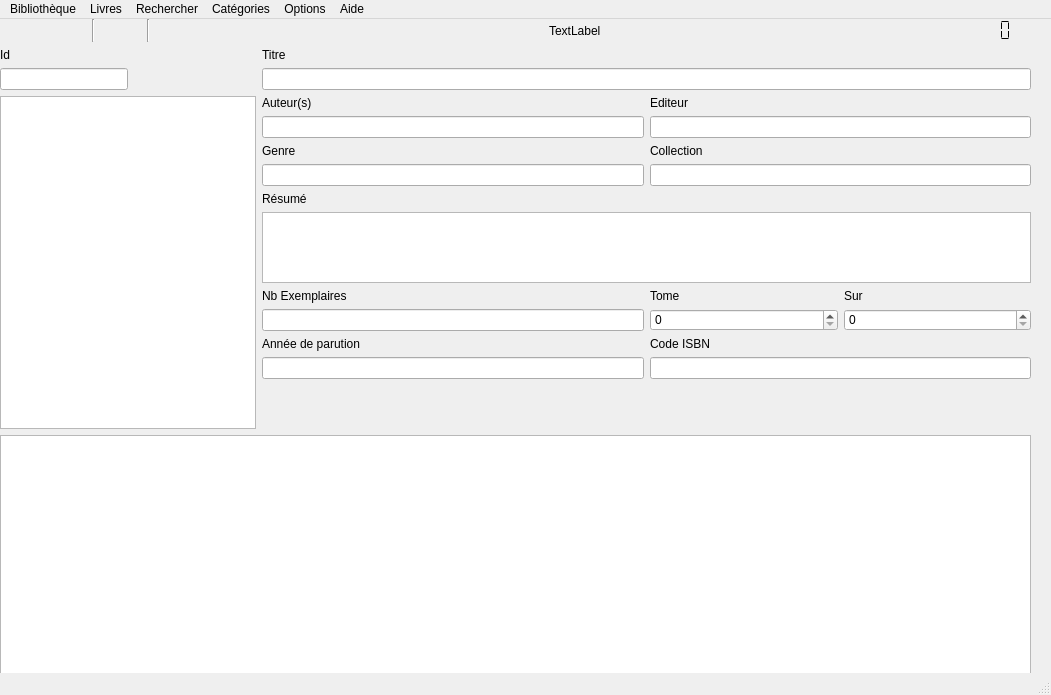
<?xml version="1.0" encoding="UTF-8"?>
<ui version="4.0">
 <class>Bibliotheque</class>
 <widget class="QMainWindow" name="Bibliotheque">
  <property name="geometry">
   <rect>
    <x>0</x>
    <y>0</y>
    <width>1051</width>
    <height>695</height>
   </rect>
  </property>
  <property name="sizePolicy">
   <sizepolicy hsizetype="Preferred" vsizetype="Preferred">
    <horstretch>0</horstretch>
    <verstretch>0</verstretch>
   </sizepolicy>
  </property>
  <property name="windowTitle">
   <string>Ma Bibliotheque</string>
  </property>
  <property name="windowIcon">
   <iconset resource="ressources.qrc">
    <normaloff>:/ressources/img/icons/new_5127234.png</normaloff>:/ressources/img/icons/new_5127234.png</iconset>
  </property>
  <widget class="QWidget" name="centralwidget">
   <property name="sizePolicy">
    <sizepolicy hsizetype="Preferred" vsizetype="Preferred">
     <horstretch>0</horstretch>
     <verstretch>0</verstretch>
    </sizepolicy>
   </property>
   <property name="autoFillBackground">
    <bool>false</bool>
   </property>
   <property name="styleSheet">
    <string notr="true">gridline-color: rgb(205, 171, 143);</string>
   </property>
   <widget class="QWidget" name="verticalLayoutWidget">
    <property name="geometry">
     <rect>
      <x>0</x>
      <y>0</y>
      <width>1031</width>
      <height>1178</height>
     </rect>
    </property>
    <layout class="QVBoxLayout" name="mainLayout" stretch="0,1,2">
     <property name="sizeConstraint">
      <enum>QLayout::SetDefaultConstraint</enum>
     </property>
     <item>
      <layout class="QHBoxLayout" name="menuLayout">
       <property name="sizeConstraint">
        <enum>QLayout::SetDefaultConstraint</enum>
       </property>
       <property name="topMargin">
        <number>0</number>
       </property>
       <item>
        <widget class="QPushButton" name="buttonAddBook">
         <property name="toolTip">
          <string>Ajouter un livre</string>
         </property>
         <property name="layoutDirection">
          <enum>Qt::LeftToRight</enum>
         </property>
         <property name="text">
          <string/>
         </property>
         <property name="icon">
          <iconset resource="ressources.qrc">
           <normaloff>:/ressources/img/icons/add_5127035.png</normaloff>:/ressources/img/icons/add_5127035.png</iconset>
         </property>
         <property name="iconSize">
          <size>
           <width>32</width>
           <height>32</height>
          </size>
         </property>
         <property name="shortcut">
          <string/>
         </property>
         <property name="checkable">
          <bool>false</bool>
         </property>
         <property name="checked">
          <bool>false</bool>
         </property>
         <property name="autoDefault">
          <bool>false</bool>
         </property>
         <property name="default">
          <bool>false</bool>
         </property>
         <property name="flat">
          <bool>true</bool>
         </property>
        </widget>
       </item>
       <item>
        <widget class="QPushButton" name="buttonImportBook">
         <property name="toolTip">
          <string>Importer un livre depuis internet</string>
         </property>
         <property name="text">
          <string/>
         </property>
         <property name="icon">
          <iconset resource="ressources.qrc">
           <normaloff>:/ressources/img/icons/book-club_5127197.png</normaloff>:/ressources/img/icons/book-club_5127197.png</iconset>
         </property>
         <property name="iconSize">
          <size>
           <width>32</width>
           <height>32</height>
          </size>
         </property>
         <property name="flat">
          <bool>true</bool>
         </property>
        </widget>
       </item>
       <item>
        <widget class="Line" name="line">
         <property name="frameShadow">
          <enum>QFrame::Sunken</enum>
         </property>
         <property name="orientation">
          <enum>Qt::Vertical</enum>
         </property>
        </widget>
       </item>
       <item>
        <widget class="QPushButton" name="buttonDeleteBook">
         <property name="toolTip">
          <string>Supprimer le livre</string>
         </property>
         <property name="text">
          <string/>
         </property>
         <property name="icon">
          <iconset resource="ressources.qrc">
           <normaloff>:/ressources/img/icons/delete_5127111.png</normaloff>:/ressources/img/icons/delete_5127111.png</iconset>
         </property>
         <property name="iconSize">
          <size>
           <width>32</width>
           <height>32</height>
          </size>
         </property>
         <property name="flat">
          <bool>true</bool>
         </property>
        </widget>
       </item>
       <item>
        <widget class="Line" name="line_2">
         <property name="orientation">
          <enum>Qt::Vertical</enum>
         </property>
        </widget>
       </item>
       <item>
        <widget class="QPushButton" name="buttonSaveBook">
         <property name="enabled">
          <bool>false</bool>
         </property>
         <property name="toolTip">
          <string>Enregistrer les modifications</string>
         </property>
         <property name="text">
          <string/>
         </property>
         <property name="icon">
          <iconset resource="ressources.qrc">
           <normaloff>:/ressources/img/icons/accept_5127139.png</normaloff>:/ressources/img/icons/accept_5127139.png</iconset>
         </property>
         <property name="iconSize">
          <size>
           <width>32</width>
           <height>32</height>
          </size>
         </property>
         <property name="autoDefault">
          <bool>false</bool>
         </property>
         <property name="default">
          <bool>false</bool>
         </property>
         <property name="flat">
          <bool>true</bool>
         </property>
        </widget>
       </item>
       <item>
        <spacer name="horizontalSpacer">
         <property name="orientation">
          <enum>Qt::Horizontal</enum>
         </property>
         <property name="sizeHint" stdset="0">
          <size>
           <width>40</width>
           <height>20</height>
          </size>
         </property>
        </spacer>
       </item>
       <item>
        <widget class="QLabel" name="dbNameLabel">
         <property name="text">
          <string>TextLabel</string>
         </property>
        </widget>
       </item>
       <item>
        <spacer name="horizontalSpacer_3">
         <property name="orientation">
          <enum>Qt::Horizontal</enum>
         </property>
         <property name="sizeHint" stdset="0">
          <size>
           <width>40</width>
           <height>20</height>
          </size>
         </property>
        </spacer>
       </item>
       <item>
        <widget class="QLCDNumber" name="lcdNumber">
         <property name="frameShadow">
          <enum>QFrame::Sunken</enum>
         </property>
         <property name="lineWidth">
          <number>0</number>
         </property>
         <property name="smallDecimalPoint">
          <bool>false</bool>
         </property>
         <property name="digitCount">
          <number>5</number>
         </property>
         <property name="segmentStyle">
          <enum>QLCDNumber::Flat</enum>
         </property>
         <property name="intValue" stdset="0">
          <number>0</number>
         </property>
        </widget>
       </item>
       <item>
        <widget class="QLabel" name="nbrBooksImg">
         <property name="sizePolicy">
          <sizepolicy hsizetype="Fixed" vsizetype="Fixed">
           <horstretch>0</horstretch>
           <verstretch>0</verstretch>
          </sizepolicy>
         </property>
         <property name="maximumSize">
          <size>
           <width>32</width>
           <height>32</height>
          </size>
         </property>
         <property name="baseSize">
          <size>
           <width>0</width>
           <height>0</height>
          </size>
         </property>
         <property name="text">
          <string/>
         </property>
         <property name="pixmap">
          <pixmap resource="ressources.qrc">:/ressources/img/icons/new_5127234.png</pixmap>
         </property>
         <property name="scaledContents">
          <bool>true</bool>
         </property>
        </widget>
       </item>
      </layout>
     </item>
     <item>
      <layout class="QHBoxLayout" name="infoLayout" stretch="0,2">
       <property name="sizeConstraint">
        <enum>QLayout::SetDefaultConstraint</enum>
       </property>
       <property name="bottomMargin">
        <number>0</number>
       </property>
       <item>
        <layout class="QVBoxLayout" name="photoLayout">
         <property name="bottomMargin">
          <number>0</number>
         </property>
         <item>
          <widget class="QLabel" name="idLabel">
           <property name="text">
            <string>Id</string>
           </property>
          </widget>
         </item>
         <item>
          <layout class="QHBoxLayout" name="horizontalLayout">
           <property name="bottomMargin">
            <number>0</number>
           </property>
           <item>
            <widget class="QLineEdit" name="idLineEdit">
             <property name="enabled">
              <bool>true</bool>
             </property>
            </widget>
           </item>
           <item>
            <spacer name="horizontalSpacer_2">
             <property name="orientation">
              <enum>Qt::Horizontal</enum>
             </property>
             <property name="sizeHint" stdset="0">
              <size>
               <width>40</width>
               <height>20</height>
              </size>
             </property>
            </spacer>
           </item>
          </layout>
         </item>
         <item>
          <widget class="QGraphicsView" name="bookPhoto"/>
         </item>
        </layout>
       </item>
       <item>
        <layout class="QVBoxLayout" name="infoLayout_1">
         <property name="rightMargin">
          <number>0</number>
         </property>
         <property name="bottomMargin">
          <number>50</number>
         </property>
         <item>
          <widget class="QLabel" name="titreLabel">
           <property name="text">
            <string>Titre</string>
           </property>
          </widget>
         </item>
         <item>
          <widget class="QLineEdit" name="titleLineEdit"/>
         </item>
         <item>
          <layout class="QHBoxLayout" name="categoriesLayout">
           <property name="rightMargin">
            <number>0</number>
           </property>
           <item>
            <layout class="QVBoxLayout" name="agLayout">
             <item>
              <widget class="QLabel" name="auteursLabel">
               <property name="text">
                <string>Auteur(s)</string>
               </property>
              </widget>
             </item>
             <item>
              <widget class="QLineEdit" name="authorLineEdit"/>
             </item>
             <item>
              <widget class="QLabel" name="label_3">
               <property name="text">
                <string>Genre</string>
               </property>
              </widget>
             </item>
             <item>
              <widget class="QLineEdit" name="genderLineEdit"/>
             </item>
            </layout>
           </item>
           <item>
            <layout class="QVBoxLayout" name="ecLayout">
             <property name="rightMargin">
              <number>0</number>
             </property>
             <item>
              <widget class="QLabel" name="editeurLabel">
               <property name="text">
                <string>Editeur</string>
               </property>
              </widget>
             </item>
             <item>
              <widget class="QLineEdit" name="editorLineEdit"/>
             </item>
             <item>
              <widget class="QLabel" name="collectionLabel">
               <property name="text">
                <string>Collection</string>
               </property>
              </widget>
             </item>
             <item>
              <widget class="QLineEdit" name="collectionLineEdit"/>
             </item>
            </layout>
           </item>
          </layout>
         </item>
         <item>
          <widget class="QLabel" name="label_2">
           <property name="text">
            <string>Résumé</string>
           </property>
          </widget>
         </item>
         <item>
          <widget class="QPlainTextEdit" name="summaryPlainTextEdit"/>
         </item>
         <item>
          <layout class="QHBoxLayout" name="neaptcLayout">
           <property name="rightMargin">
            <number>0</number>
           </property>
           <property name="bottomMargin">
            <number>0</number>
           </property>
           <item>
            <layout class="QVBoxLayout" name="neapLayout">
             <item>
              <widget class="QLabel" name="label_5">
               <property name="text">
                <string>Nb Exemplaires</string>
               </property>
              </widget>
             </item>
             <item>
              <widget class="QLineEdit" name="exemplaryLineEdit"/>
             </item>
             <item>
              <widget class="QLabel" name="label_4">
               <property name="text">
                <string>Année de parution</string>
               </property>
              </widget>
             </item>
             <item>
              <widget class="QLineEdit" name="yearLineEdit"/>
             </item>
            </layout>
           </item>
           <item>
            <layout class="QVBoxLayout" name="tomecodeLayout">
             <property name="rightMargin">
              <number>0</number>
             </property>
             <item>
              <layout class="QHBoxLayout" name="tomeLayout">
               <property name="rightMargin">
                <number>0</number>
               </property>
               <item>
                <layout class="QVBoxLayout" name="debutTLayout">
                 <item>
                  <widget class="QLabel" name="label_7">
                   <property name="text">
                    <string>Tome</string>
                   </property>
                  </widget>
                 </item>
                 <item>
                  <widget class="QSpinBox" name="tomeSpinBox"/>
                 </item>
                </layout>
               </item>
               <item>
                <layout class="QVBoxLayout" name="verticalLayout_4">
                 <property name="rightMargin">
                  <number>0</number>
                 </property>
                 <item>
                  <widget class="QLabel" name="label_8">
                   <property name="text">
                    <string>Sur</string>
                   </property>
                  </widget>
                 </item>
                 <item>
                  <widget class="QSpinBox" name="tomeEndSpinBox"/>
                 </item>
                </layout>
               </item>
              </layout>
             </item>
             <item>
              <widget class="QLabel" name="label_6">
               <property name="text">
                <string>Code ISBN</string>
               </property>
              </widget>
             </item>
             <item>
              <widget class="QLineEdit" name="isbnLineEdit"/>
             </item>
            </layout>
           </item>
          </layout>
         </item>
        </layout>
       </item>
      </layout>
     </item>
     <item>
      <widget class="QTableView" name="booksView">
       <property name="sizePolicy">
        <sizepolicy hsizetype="Preferred" vsizetype="Minimum">
         <horstretch>0</horstretch>
         <verstretch>0</verstretch>
        </sizepolicy>
       </property>
       <property name="editTriggers">
        <set>QAbstractItemView::AnyKeyPressed|QAbstractItemView::EditKeyPressed|QAbstractItemView::SelectedClicked</set>
       </property>
       <property name="showGrid">
        <bool>true</bool>
       </property>
       <property name="gridStyle">
        <enum>Qt::SolidLine</enum>
       </property>
       <property name="sortingEnabled">
        <bool>true</bool>
       </property>
      </widget>
     </item>
    </layout>
   </widget>
  </widget>
  <widget class="QMenuBar" name="menubar">
   <property name="geometry">
    <rect>
     <x>0</x>
     <y>0</y>
     <width>1051</width>
     <height>22</height>
    </rect>
   </property>
   <widget class="QMenu" name="menuBiblioth_que">
    <property name="title">
     <string>Bibliothèque</string>
    </property>
    <addaction name="actionNouvelle_biblioth_que"/>
    <addaction name="separator"/>
    <addaction name="actionOuvrir_une_biblioth_que"/>
    <addaction name="separator"/>
    <addaction name="actionSupprimer_une_biblioth_que"/>
    <addaction name="actionR_initialiser_la_biblioth_que"/>
    <addaction name="actionRenommer_la_biblioth_que"/>
   </widget>
   <widget class="QMenu" name="menuLivres">
    <property name="title">
     <string>Livres</string>
    </property>
    <widget class="QMenu" name="menuAjouter_un_livre">
     <property name="title">
      <string>Ajouter un livre</string>
     </property>
     <addaction name="actionImporter_depuis_Amazon"/>
    </widget>
    <addaction name="menuAjouter_un_livre"/>
    <addaction name="separator"/>
    <addaction name="actionSupprimer_le_livre"/>
    <addaction name="actionEnregistrer_le_livre"/>
    <addaction name="separator"/>
    <addaction name="actionMode_lecture_seule"/>
   </widget>
   <widget class="QMenu" name="menuRechercher">
    <property name="title">
     <string>Rechercher</string>
    </property>
    <addaction name="actionRecherche_simple"/>
    <addaction name="separator"/>
    <addaction name="actionRecherche_par_ISBN"/>
    <addaction name="actionRecherche_par_ID"/>
    <addaction name="separator"/>
    <addaction name="actionAfficher_tout_les_livres"/>
   </widget>
   <widget class="QMenu" name="menuCat_gories">
    <property name="title">
     <string>Catégories</string>
    </property>
    <addaction name="actionAuteurs"/>
    <addaction name="actionGenres"/>
    <addaction name="actionEditeurs"/>
    <addaction name="actionCollections"/>
   </widget>
   <widget class="QMenu" name="menuOption">
    <property name="title">
     <string>Options</string>
    </property>
    <widget class="QMenu" name="menuLangues">
     <property name="title">
      <string>Langues</string>
     </property>
     <addaction name="actionFrancais"/>
     <addaction name="actionAnglais"/>
    </widget>
    <addaction name="menuLangues"/>
   </widget>
   <widget class="QMenu" name="menuAide">
    <property name="title">
     <string>Aide</string>
    </property>
    <addaction name="actionA_propos"/>
   </widget>
   <addaction name="menuBiblioth_que"/>
   <addaction name="menuLivres"/>
   <addaction name="menuRechercher"/>
   <addaction name="menuCat_gories"/>
   <addaction name="menuOption"/>
   <addaction name="menuAide"/>
  </widget>
  <widget class="QStatusBar" name="statusbar"/>
  <action name="actionNouvelle_biblioth_que">
   <property name="text">
    <string>Nouvelle bibliothèque</string>
   </property>
   <property name="shortcutContext">
    <enum>Qt::WindowShortcut</enum>
   </property>
  </action>
  <action name="actionOuvrir_une_biblioth_que">
   <property name="text">
    <string>Ouvrir une bibliothèque</string>
   </property>
  </action>
  <action name="actionSupprimer_une_biblioth_que">
   <property name="text">
    <string>Supprimer la bibliothèque</string>
   </property>
  </action>
  <action name="actionR_initialiser_la_biblioth_que">
   <property name="text">
    <string>Réinitialiser la bibliothèque</string>
   </property>
  </action>
  <action name="actionSupprimer_le_livre">
   <property name="text">
    <string>Supprimer le livre</string>
   </property>
  </action>
  <action name="actionEnregistrer_le_livre">
   <property name="text">
    <string>Enregistrer le livre</string>
   </property>
  </action>
  <action name="actionMode_lecture_seule">
   <property name="text">
    <string>Mode lecture seule</string>
   </property>
  </action>
  <action name="actionImporter_depuis_Amazon">
   <property name="text">
    <string>Importer depuis Amazon</string>
   </property>
  </action>
  <action name="actionRecherche_simple">
   <property name="text">
    <string>Recherche simple</string>
   </property>
  </action>
  <action name="actionRecherche_par_ISBN">
   <property name="text">
    <string>Recherche par ISBN</string>
   </property>
  </action>
  <action name="actionRecherche_par_ID">
   <property name="text">
    <string>Recherche par ID</string>
   </property>
  </action>
  <action name="actionAfficher_tout_les_livres">
   <property name="text">
    <string>Afficher tout</string>
   </property>
  </action>
  <action name="actionAuteurs">
   <property name="text">
    <string>Auteurs</string>
   </property>
  </action>
  <action name="actionGenres">
   <property name="text">
    <string>Genres</string>
   </property>
  </action>
  <action name="actionEditeurs">
   <property name="text">
    <string>Editeurs</string>
   </property>
  </action>
  <action name="actionCollections">
   <property name="text">
    <string>Collections</string>
   </property>
  </action>
  <action name="actionRenommer_la_biblioth_que">
   <property name="text">
    <string>Renommer la bibliothèque</string>
   </property>
  </action>
  <action name="actionFrancais">
   <property name="text">
    <string>Francais</string>
   </property>
  </action>
  <action name="actionAnglais">
   <property name="text">
    <string>Anglais</string>
   </property>
  </action>
  <action name="actionA_propos">
   <property name="text">
    <string>A propos</string>
   </property>
  </action>
 </widget>
 <resources>
  <include location="ressources.qrc"/>
 </resources>
 <connections/>
</ui>
